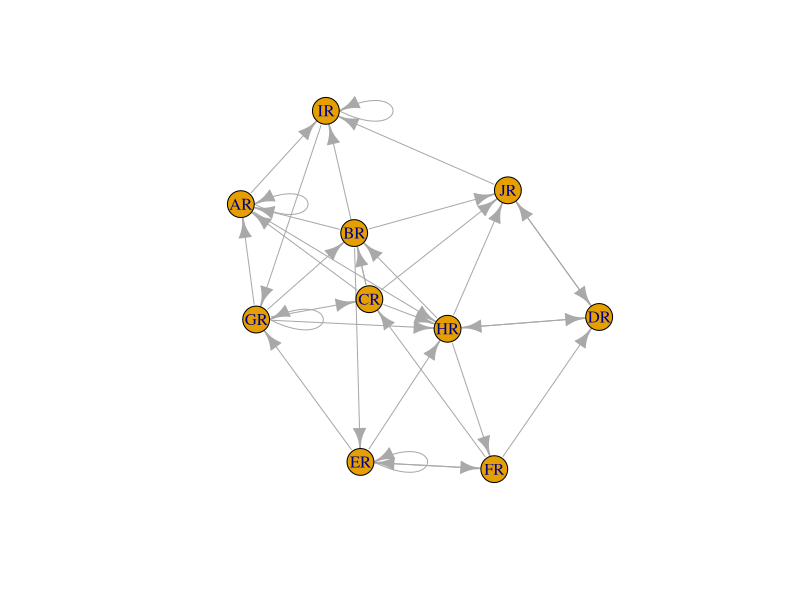

Source code (R):
library(igraph)
g = random.graph.game(n = 10, p.or.m = 0.3, type = "gnp", directed = TRUE, loops = TRUE)
E(g)$"Relationship Type" = sample(x = c("activation", "inhibition"), size = length(E(g)), replace = TRUE)
V(g)$name = paste0(LETTERS[1:10], "R")
E(g)$tipo = E(g)$"Relationship Type"
E(g)$peso = ifelse(E(g)$tipo == "activation", 1, -3)
plot(g)
